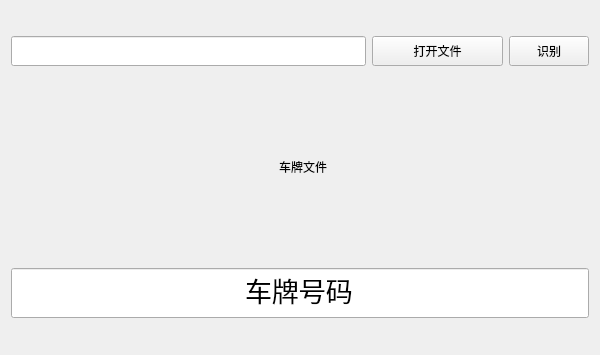
<?xml version="1.0" encoding="UTF-8"?>
<ui version="4.0">
 <class>MyWidget</class>
 <widget class="QWidget" name="MyWidget">
  <property name="geometry">
   <rect>
    <x>0</x>
    <y>0</y>
    <width>600</width>
    <height>355</height>
   </rect>
  </property>
  <property name="windowTitle">
   <string>MyWidget</string>
  </property>
  <layout class="QGridLayout" name="gridLayout">
   <item row="0" column="3">
    <widget class="QPushButton" name="Button_open">
     <property name="minimumSize">
      <size>
       <width>0</width>
       <height>30</height>
      </size>
     </property>
     <property name="text">
      <string>打开文件</string>
     </property>
    </widget>
   </item>
   <item row="0" column="0" colspan="3">
    <widget class="QLineEdit" name="lineEdit_filepath">
     <property name="minimumSize">
      <size>
       <width>0</width>
       <height>30</height>
      </size>
     </property>
    </widget>
   </item>
   <item row="0" column="4">
    <widget class="QPushButton" name="Button_start">
     <property name="minimumSize">
      <size>
       <width>0</width>
       <height>30</height>
      </size>
     </property>
     <property name="text">
      <string>识别</string>
     </property>
    </widget>
   </item>
   <item row="1" column="0">
    <spacer name="horizontalSpacer">
     <property name="orientation">
      <enum>Qt::Horizontal</enum>
     </property>
     <property name="sizeHint" stdset="0">
      <size>
       <width>92</width>
       <height>20</height>
      </size>
     </property>
    </spacer>
   </item>
   <item row="1" column="1" colspan="3">
    <widget class="QLabel" name="carimage">
     <property name="minimumSize">
      <size>
       <width>400</width>
       <height>140</height>
      </size>
     </property>
     <property name="maximumSize">
      <size>
       <width>458</width>
       <height>140</height>
      </size>
     </property>
     <property name="text">
      <string>车牌文件</string>
     </property>
     <property name="alignment">
      <set>Qt::AlignCenter</set>
     </property>
    </widget>
   </item>
   <item row="1" column="4">
    <spacer name="horizontalSpacer_2">
     <property name="orientation">
      <enum>Qt::Horizontal</enum>
     </property>
     <property name="sizeHint" stdset="0">
      <size>
       <width>72</width>
       <height>20</height>
      </size>
     </property>
    </spacer>
   </item>
   <item row="2" column="0" colspan="5">
    <widget class="QLineEdit" name="lineEdit">
     <property name="minimumSize">
      <size>
       <width>500</width>
       <height>50</height>
      </size>
     </property>
     <property name="font">
      <font>
       <family>Adobe 黑体 Std R</family>
       <pointsize>20</pointsize>
      </font>
     </property>
     <property name="text">
      <string>车牌号码</string>
     </property>
     <property name="alignment">
      <set>Qt::AlignCenter</set>
     </property>
     <property name="readOnly">
      <bool>true</bool>
     </property>
    </widget>
   </item>
  </layout>
 </widget>
 <resources/>
 <connections/>
</ui>
